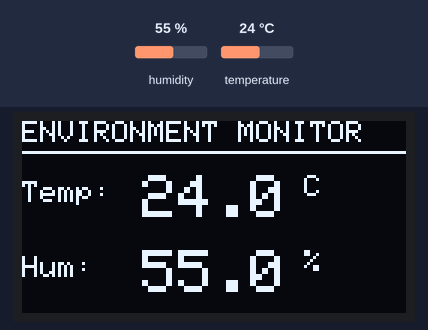
Recording of a program running on a simulated ESP32. Shown: 128×64 one-colour display. The inputs (shaded band) are chosen by the test bench; at power-on: humidity 55 %, temperature 24 °C. What the program prints to the serial monitor is not drawn.

Above: at 3.2 s.
3.3 s: humidity set to 22 %
At 4.5 s:
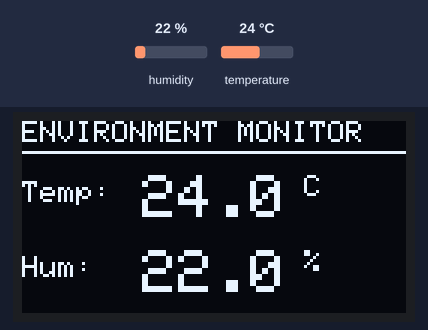
6.0 s: temperature set to 12 °C
At 6.6 s:
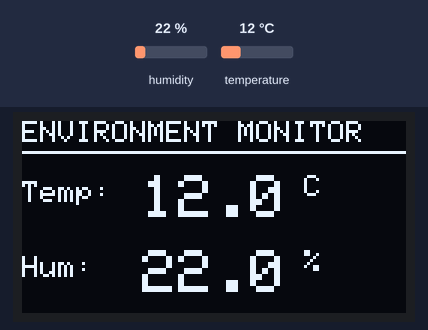
8.7 s: humidity set to 40 %
At 10.9 s:
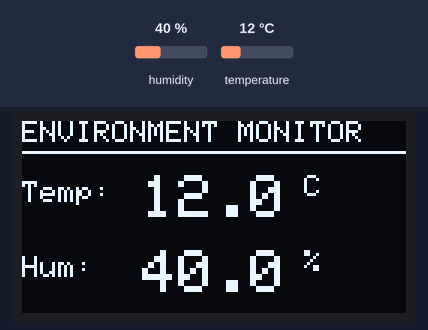
11.8 s: temperature set to 19 °C
At 13.0 s:
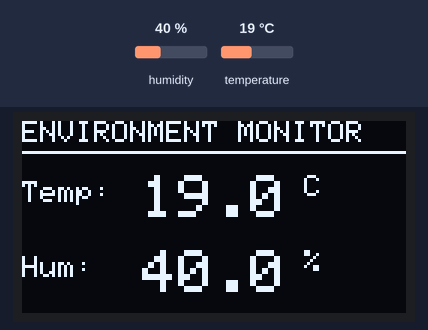
Timing chart, 0 to 14.8 s (numbered marks = the images above; inputs shaded):
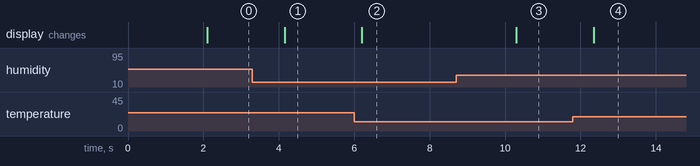

The program:

main.cpp
```cpp
/*
  Name: Shahnoor Zahid
  Reg.Number: 24-NTU-CS-FL-1092
  Week 5: I2C OLED & DHT11 Sensor Integration
*/

#include <Arduino.h>
#include <Wire.h>
#include <Adafruit_GFX.h>
#include <Adafruit_SSD1306.h>
#include <DHT.h>

#define SCREEN_WIDTH 128
#define SCREEN_HEIGHT 64
#define OLED_RESET    -1
#define SCREEN_ADDRESS 0x3C

#define DHT_PIN 14
#define DHT_TYPE DHT11

Adafruit_SSD1306 display(SCREEN_WIDTH, SCREEN_HEIGHT, &Wire, OLED_RESET);
DHT dht(DHT_PIN, DHT_TYPE);

void setup() {
  Serial.begin(115200);

  // Custom I2C Pins for ESP32
  Wire.begin(21, 22);

  // Initialize DHT Sensor
  dht.begin();

  // Initialize SSD1306 OLED Display
  if(!display.begin(SSD1306_SWITCHCAPVCC, SCREEN_ADDRESS)) {
    Serial.println(F("SSD1306 allocation failed"));
    for(;;); // Infinite Trap on Failure
  }

  display.clearDisplay();
  display.setTextSize(1);
  display.setTextColor(SSD1306_WHITE);
  display.setCursor(0, 0);
  display.println(F("Week 5: IoT System"));
  display.println(F("Initializing..."));
  display.display();
  delay(2000);
}

void loop() {
  // Read Humidity and Temperature
  float humidity = dht.readHumidity();
  float temperature = dht.readTemperature();

  // Validation Guard for Corrupted/Failed Readings
  if (isnan(humidity) || isnan(temperature)) {
    Serial.println(F("Failed to read from DHT sensor!"));
    display.clearDisplay();
    display.setTextSize(1);
    display.setCursor(0, 0);
    display.println(F("SENSOR ERROR!"));
    display.println(F("Check DHT11 Wiring"));
    display.display();
    delay(2000);
    return;
  }

  // Serial Monitor Telemetry Output
  Serial.print(F("Humidity: "));
  Serial.print(humidity, 1);
  Serial.print(F("%  Temperature: "));
  Serial.print(temperature, 1);
  Serial.println(F("C"));

  // OLED Visual UI Rendering
  display.clearDisplay();

  // Header
  display.setTextSize(1);
  display.setCursor(0, 0);
  display.println(F("ENVIRONMENT MONITOR"));
  display.drawLine(0, 10, 127, 10, SSD1306_WHITE);

  // Temperature Display Block
  display.setCursor(0, 20);
  display.print(F("Temp: "));
  display.setTextSize(2);
  display.setCursor(40, 18);
  display.print(temperature, 1);
  display.setTextSize(1);
  display.print(F(" C"));

  // Humidity Display Block
  display.setCursor(0, 45);
  display.print(F("Hum:  "));
  display.setTextSize(2);
  display.setCursor(40, 43);
  display.print(humidity, 1);
  display.setTextSize(1);
  display.print(F(" %"));

  // Push Buffer to Physical OLED Matrix
  display.display();

  // Respect DHT11 1Hz Sampling Rate Limit (Wait 2 Seconds)
  delay(2000);
}
```

Measured:
- after the input at 3.3 s, the display: changes after 0.85 s (image 1)
- after the input at 6.0 s, the display: changes after 0.20 s (image 2)
- after the input at 8.7 s, the display: changes after 1.6 s (image 3)
- after the input at 11.8 s, the display: changes after 0.55 s (image 4)
